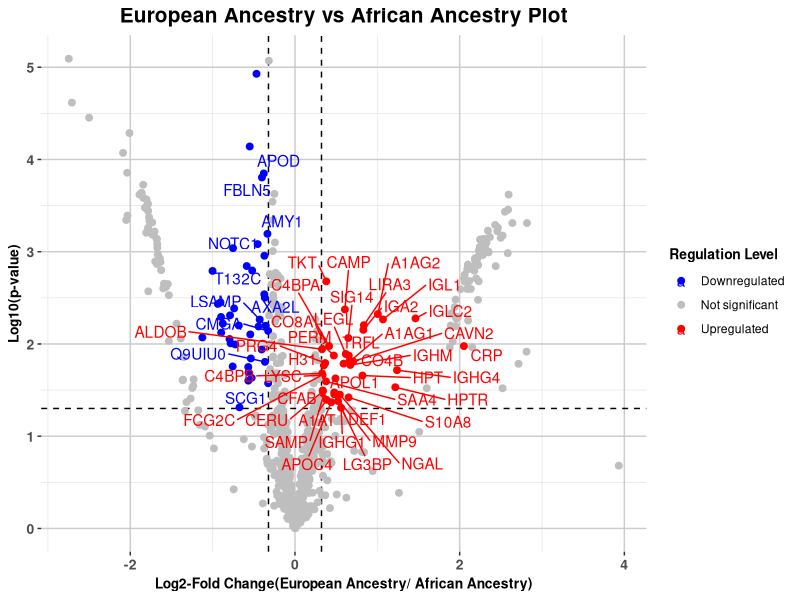
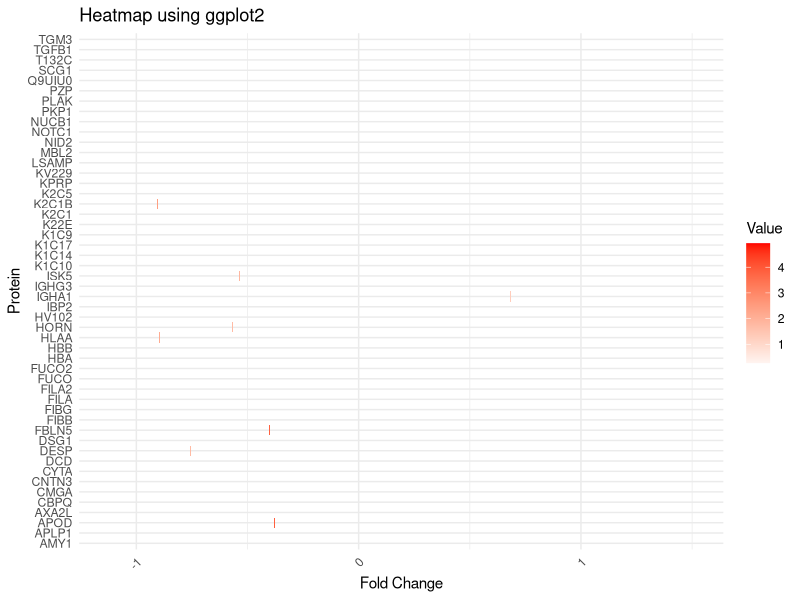
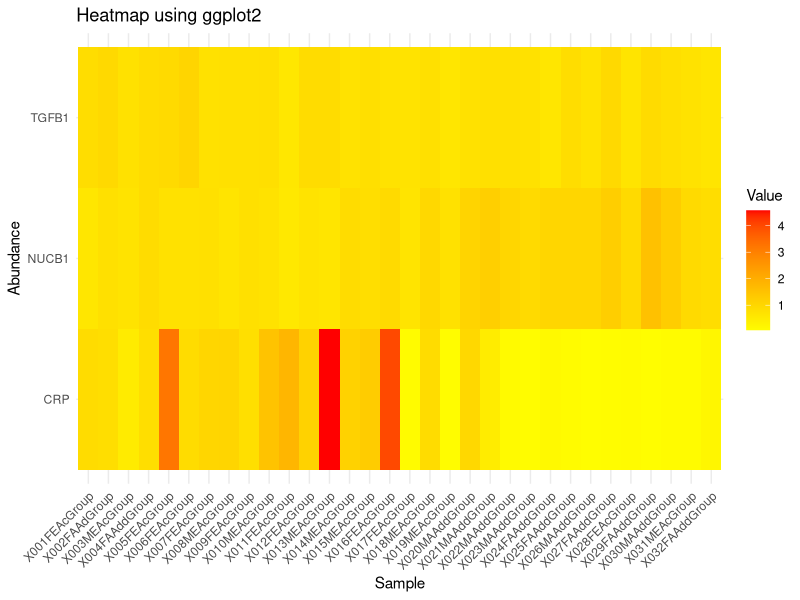
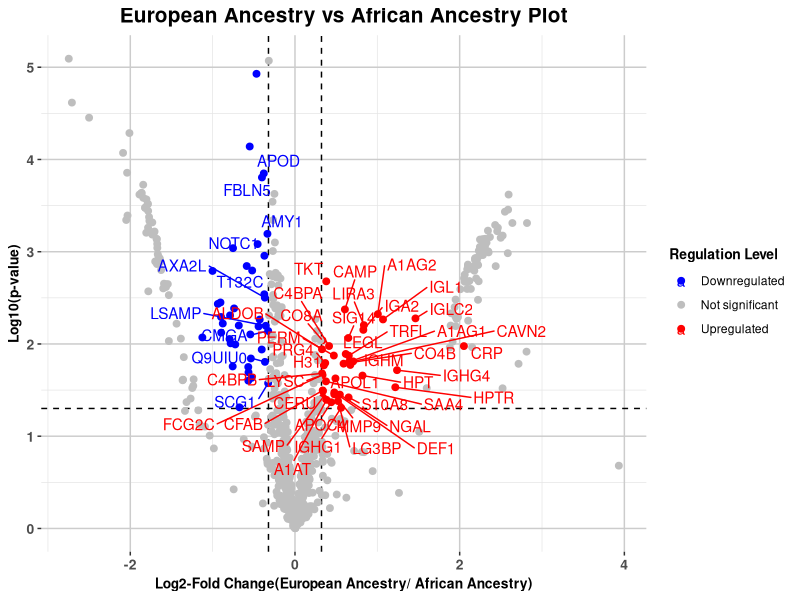

Reproduce these figures in R, in order.
#REMEMBER TO SAVE TABLES/IMAGES/RESULTS AT CERTAIN CHECKPOINTS SO I DON'T HAVE TO REMAKE STUFF
#Try to make each R script focus on one specific job. 

###########INSTALL AND LOAD IN LIBRARIES##########################

#BiocManager::install('writexl')
#BiocManager::install('readxl')
#BiocManager::install('dplyr')
#BiocManager::install('tidyverse')
#BiocManager::install('tidyr')
#BiocManager::install('ggplot2')


library("writexl")
library("readxl")
library('dplyr')
library('tidyverse')
library('tidyr')
library('ggplot2')
library('ggrepel')


#####SET WORKING DIRECTORY###############################
setwd('/Users/paulparodi/Documents/UMD_projects/R35/R35_MassSpec')

#############LOAD IN THE CORRECT DATA TABLE#######################
read_excel("P1841-Appendix3A-32-sera-Normalized-data-statistics.xlsx")

#a = Female, b = Male
Female_vs_male <- read_excel("P1841-Appendix3A-32-sera-Normalized-data-statistics.xlsx", sheet = "Proteins-stattistics-a-vs-b")

#European Ancestry vs African Ancestry, c = EA, d = AA
EA_vs_AA <- read_excel("P1841-Appendix3A-32-sera-Normalized-data-statistics.xlsx", sheet = "Proteins-stattistics-c-vs-d")

#Make dataframe
EA_vs_AA <- data.frame(EA_vs_AA)

#Potentially save these files seperately so they are easier to load. 


########ADDING IN A COLUMN SAYING UP OR DOWNREGULATED#############
#This will be based on whether it is marked with a two and whether it is negative or a postive
#Make a new column called: regulation_level
sigfig <- -log10(0.05)
EA_vs_AA_regulation_df <- EA_vs_AA[, c('log10.ttest.Ratio.C.D..', 'log2.Ratio.C.D.', 'Protein.FDR.Confidence..Combined', 'call..Ratio.C.D..1.25.or..0.8..p.0.05.', 'GenSymbol' )]
EA_vs_AA_regulation_df$regulation.level <- 'None'
# First, initialize the 'regulation.level' column with a default value, e.g., NA
EA_vs_AA_regulation_df[['regulation.level']] <- NA



EA_vs_AA_regulation_df <- EA_vs_AA_regulation_df[
  EA_vs_AA_regulation_df$Protein.FDR.Confidence..Combined == "High", 
]
# Then, use logical indexing to assign 'UP' and 'DOWN'
# The '&' operator performs element-wise logical AND
EA_vs_AA_regulation_df[['regulation.level']][
  EA_vs_AA_regulation_df[['log10.ttest.Ratio.C.D..']] > sigfig & 
  EA_vs_AA_regulation_df[['log2.Ratio.C.D.']] > log2(1.25)
] <- 'UP'

EA_vs_AA_regulation_df[['regulation.level']][
  EA_vs_AA_regulation_df[['log10.ttest.Ratio.C.D..']] > sigfig & 
  EA_vs_AA_regulation_df[['log2.Ratio.C.D.']] < log2(0.8)
] <- 'DOWN'

EA_vs_AA_regulation_df$regulation.level[
  is.na(EA_vs_AA_regulation_df$`call..Ratio.C.D..1.25.or..0.8..p.0.05.`) 
] <- "NO"





########VOLCANO PLOTTING RACE#################################
#c('log10.ttest.Ratio.C.D..', 'log2.Ratio.C.D.', 'call..Ratio.C.D..1.25.or..0.8..p.0.05.', 'GenSymbol' )]
# For log2 fold-change cutoffs at 1.25x and 0.8x:

top_genes <- EA_vs_AA_regulation_df %>%
  arrange(call..Ratio.C.D..1.25.or..0.8..p.0.05.) %>%   # adjust column as needed
  slice(1:50)

vline_thresholds <- log2(c(1.25, 0.8))
hline_threshold <- -log10(0.05) # Should this be +1.3?

title <- "European Ancestry vs African Ancestry Plot" # define title

EA_vs_AA_vplot <- ggplot(data = EA_vs_AA_regulation_df, 
       aes(x = log2.Ratio.C.D., y = log10.ttest.Ratio.C.D.., 
           col = regulation.level, label = GenSymbol)) +
  geom_vline(xintercept = vline_thresholds, col = "black", linetype = 'dashed') +
  geom_hline(yintercept = abs(hline_threshold), col = "black", linetype = 'dashed') +
  geom_point(size = 2) +
  scale_colour_manual(
    values = c("blue", "gray", "red"),
    labels = c("Downregulated", "Not significant", "Upregulated"),
    drop = FALSE
  )+
  geom_text_repel(
    data = top_genes,
    aes(label = GenSymbol),
    max.overlaps = Inf
  )+
  ggtitle(title) +
labs(x = "Log2-Fold Change(European Ancestry/ African Ancestry)", y = "Log10(p-value)", 
     col = "Regulation Level" )+
  theme(
    axis.title = element_text(size =10.0, face = 'bold'),
    axis.text = element_text(size = 10.0, face = 'bold'),
    legend.title = element_text(size = 10.0, face = 'bold'),
    panel.background = element_rect(fill = "white"),             # White background inside plot panel
    plot.background = element_rect(fill = "white"),              # White background around plot
    panel.grid.major = element_line(color = "gray80"),           # Major grid lines gray (lighter)
    panel.grid.minor = element_line(color = "gray90"),
    plot.title = element_text(size = 15.0, hjust = 0.5, face = "bold"))


EA_vs_AA_vplot
  

#######EXPERIMENTAL HEATMAP############################
#Keep an eye out if these are actually significant. 
top_genes <- EA_vs_AA_regulation_df %>%
  arrange(regulation.level) %>%   # adjust column as needed
  slice(1:50)
#Remember to step back and plan. 



ggplot(top_genes, aes(x = log2.Ratio.C.D. , y = GenSymbol, fill = log10.ttest.Ratio.C.D..)) +
  geom_tile() +
  scale_fill_gradient2(low = "blue", mid = "white", high = "red", midpoint = 0) +
  theme_minimal() +
  labs(title = "Heatmap using ggplot2",
       x = "Fold Change",
       y = "Protein",
       fill = "Value") +
  theme(axis.text.x = element_text(angle = 45, hjust = 1))

############HEATMAPS##################################
#Selecting the dataframe of just high confidence proteins
EA_vs_AA_high_conf_df <- EA_vs_AA[EA_vs_AA$Protein.FDR.Confidence..Combined == "High", ]

#Select just the samples
EA_vs_AA_samples <- EA_vs_AA_high_conf_df %>% select(GenSymbol, starts_with("X0"))

#Make long format for easier plotting
long_data <- EA_vs_AA_samples %>%
  pivot_longer(
    cols = c(starts_with("X0")),  # replace with column names you want
    names_to = "Metric",
    values_to = "Value"
  )

#Changing long data
long_data <- long_data[long_data$GenSymbol %in% c("NUCB1", "CRP", "TGFB1"), ]


#Plot their abundance levels
ggplot(long_data, aes(x = Metric, y = GenSymbol, fill = Value)) +
  geom_tile() +
  scale_fill_gradient2(low = "gray", mid = "yellow", high = "red", midpoint = 0) +
  theme_minimal() +
  labs(title = "Heatmap using ggplot2",
       x = "Sample",
       y = "Abundance",
       fill = "Value") +
  theme(axis.text.x = element_text(angle = 45, hjust = 1))


#Why is my heatmap showing up differently than the MAss spec peoples?
#They have relative abundance between 0 and 1. My value goes from 0 to 4. A bit confusing
#Should ask about that. 



########EXPORTING THE IMAGES INTO A PICTURES FOLDER##############
ggsave("EA_vs_AA_vplot_v1.png", plot = EA_vs_AA_vplot, width = 6, height = 4, dpi = 300)




